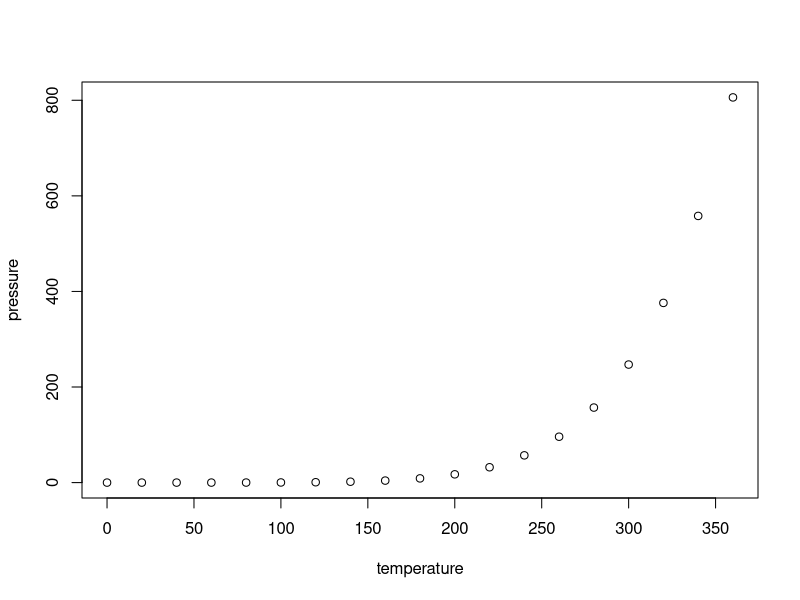
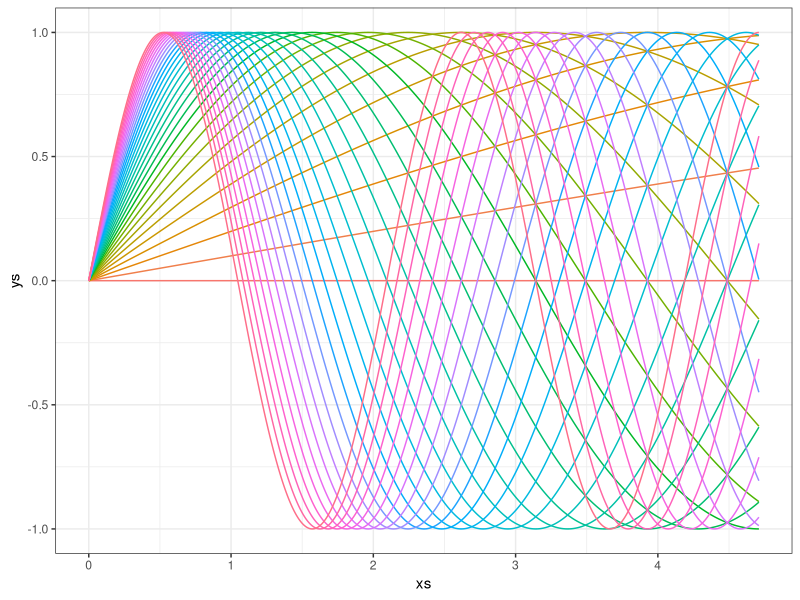

These charts were generated, in order, by the following R code:
## ---- chunk 1
knitr::opts_chunk$set(echo = TRUE)
## ---- chunk 2
summary(cars)
## ---- chunk 3
plot(pressure)
## ---- chunk 4
library(tidyverse)
cool_function <- function(x, alpha) return(sin(alpha*x))
xs <- seq(0, pi*1.5, 0.005)
ys <- cool_function(xs, 1)
results <- data_frame(xs, ys, alpha = "1")
for(alpha in seq(0,3, 0.1)){
  results <- results %>% 
    bind_rows(data_frame(
      xs, 
      ys = cool_function(xs, alpha),
      alpha = as.character(alpha)
    ))
}

ggplot(results, aes(x = xs, y = ys, color = alpha)) + 
  geom_line() + 
  theme_bw() + 
  theme(legend.position="none")
